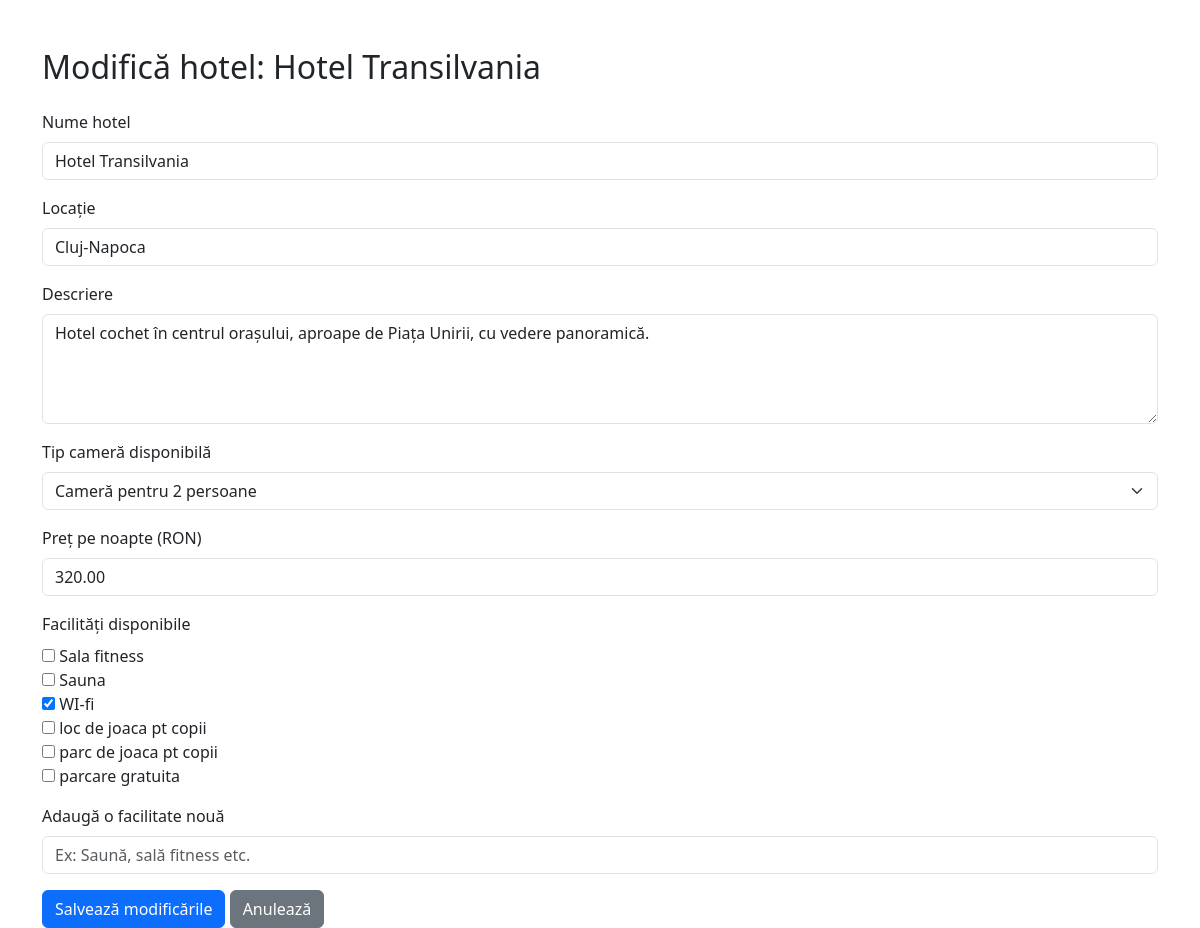
Page /booking/hotels/3/update/ (signed in) on the earlier database version.
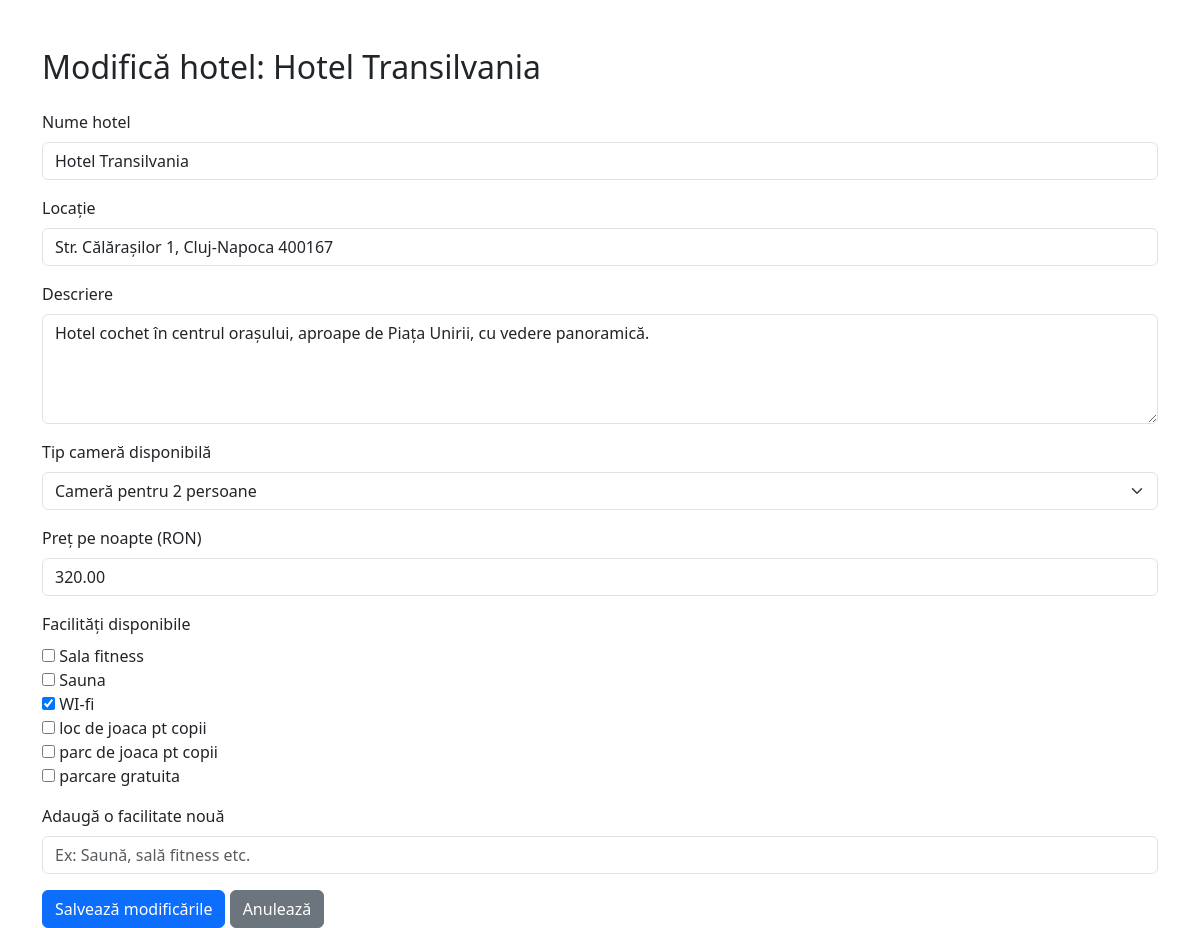
Same page on the later database version.
### booking/models/hotel.py (models this page shows, shortened)
class Hotel(models.Model):
    HOTEL_TYPES = [
        ('1P', 'Cameră pentru 1 persoană'),
        ('2P', 'Cameră pentru 2 persoane'),
        ('3P', 'Cameră pentru 3 persoane'),
        ('APT', 'Apartament'),
    ]
    name = models.CharField(max_length=100)
    location = models.CharField(max_length=100)
    description = models.TextField()
    available_types = models.CharField(max_length=3, choices=HOTEL_TYPES)
    price_per_night = models.DecimalField(max_digits=7, decimal_places=2)
    is_active = models.BooleanField(default=True)
    photo_url = models.URLField(blank=True, null=True)
    amenities = models.ManyToManyField(Amenity, blank=True, related_name='hotels')

### booking/views/hotel_views.py (the view, shortened to what this page needs)
# urls.py: path("hotels/<int:hotel_id>/update/", views.update_hotel_view, name="update_hotel"),
@staff_member_required
def update_hotel_view(request, hotel_id):
    hotel = get_object_or_404(Hotel, id=hotel_id)
    error = None
    facilities = Amenity.objects.all()
    return render(request, 'booking/update_hotel.html', {
        'hotel': hotel,
        'error': error,
        'facilities': facilities,
    })

### booking/templates/booking/update_hotel.html (shortened to what this page needs)
{% load static %}
<!DOCTYPE html>
<html lang="ro">
<head>
    <link href="https://cdn.jsdelivr.net/npm/bootstrap@5.3.3/dist/css/bootstrap.min.css" rel="stylesheet">
</head>
<body>
<div class="container mt-5">
    <h2 class="mb-4">Modifică hotel: {{ hotel.name }}</h2>
    <form method="post">
        <div class="mb-3">
            <label class="form-label">Nume hotel</label>
            <input type="text" name="name" class="form-control" value="{{ hotel.name }}" required>
        </div>
        <div class="mb-3">
            <label class="form-label">Locație</label>
            <input type="text" name="location" class="form-control" value="{{ hotel.location }}" required>
        </div>
        <div class="mb-3">
            <label class="form-label">Descriere</label>
            <textarea name="description" class="form-control" rows="4" required>{{ hotel.description }}</textarea>
        </div>
        <div class="mb-3">
            <label class="form-label">Tip cameră disponibilă</label>
            <select name="available_types" class="form-select" required>
                {% for code, label in hotel.HOTEL_TYPES %}
                    <option value="{{ code }}" {% if hotel.available_types == code %}selected{% endif %}>{{ label }}</option>
                {% endfor %}
            </select>
        </div>
        <div class="mb-3">
            <label class="form-label">Preț pe noapte (RON)</label>
            <input type="number" step="0.01" name="price_per_night" class="form-control" value="{{ hotel.price_per_night }}" required>
        </div>
        <div class="mb-3">
            <label class="form-label">Facilități disponibile</label><br>
                {% for facility in facilities %}
                    <input
                    type="checkbox"
                    id="facility{{ facility.id }}"
                    name="amenities"
                    value="{{ facility.id }}"
                    {% if facility in hotel.amenities.all %}checked{% endif %}
                    >
                    <label for="facility{{ facility.id }}">{{ facility.name }}</label><br>
                    {% empty %}
                    <p>Nu există facilități disponibile.</p>
                {% endfor %}
        </div>
        <div class="mb-3">
            <label class="form-label">Adaugă o facilitate nouă</label>
            <input type="text" name="new_amenity" class="form-control" placeholder="Ex: Saună, sală fitness etc.">
        </div>
        <button type="submit" class="btn btn-primary">Salvează modificările</button>
        <a href="{% url 'hotel_detail' hotel.id %}" class="btn btn-secondary">Anulează</a>
    </form>
</div>
</body>
</html>

Differences in the rows shown:
changed Hotel "Hotel Transilvania": location "Cluj-Napoca" → "Str. Călărașilor 1, Cluj-Napoca 400167"
